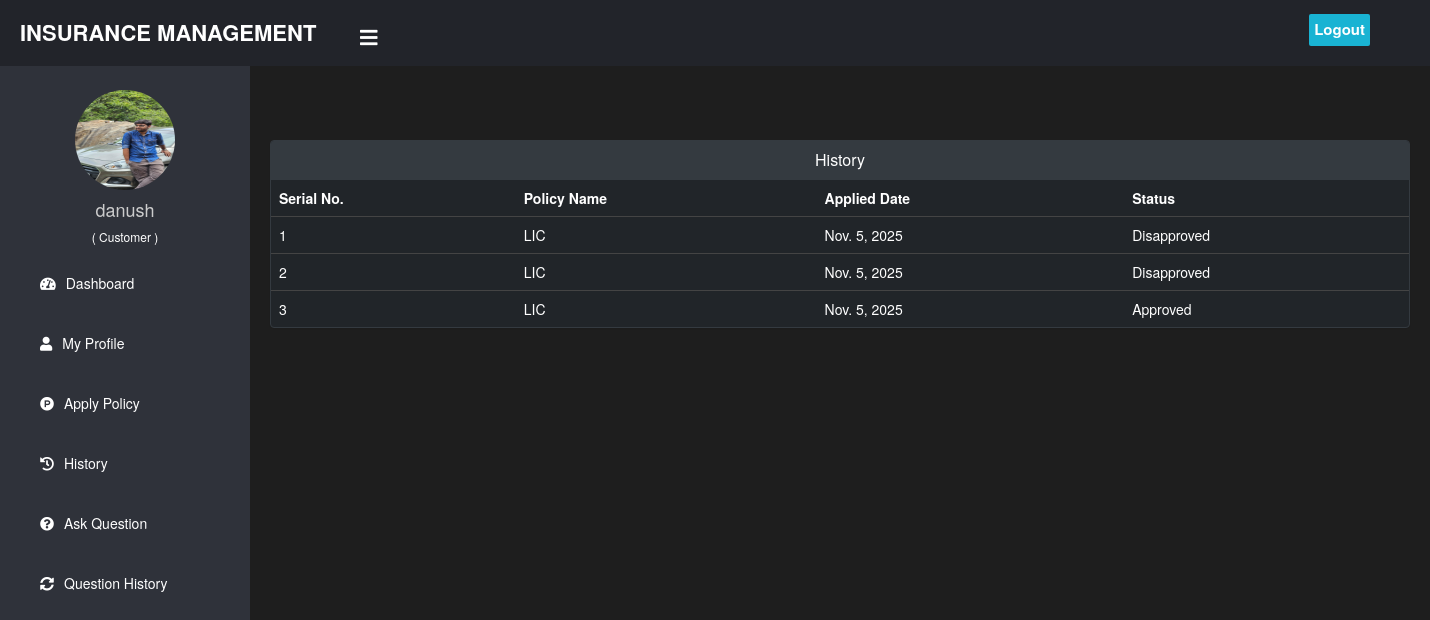
The page /customer/history (signed in) on the database its author committed.
### customer/models.py (models this page shows, shortened)
class Customer(models.Model):
    user=models.OneToOneField(User,on_delete=models.CASCADE)
    profile_pic= models.ImageField(upload_to='profile_pic/Customer/',null=True,blank=True)
    address = models.CharField(max_length=40)
    mobile = models.CharField(max_length=20,null=False)
    status = models.CharField(max_length=20, default='Pending')

### insurance/models.py (models this page shows, shortened)
class PolicyRecord(models.Model):
    customer = models.ForeignKey(Customer, on_delete=models.CASCADE)
    policy = models.ForeignKey(Policy, on_delete=models.CASCADE)
    status = models.CharField(max_length=100, default='Pending')
    creation_date = models.DateField(auto_now=True)
    start_date = models.DateField(null=True, blank=True)
    end_date = models.DateField(null=True, blank=True)

class Policy(models.Model):
    category = models.ForeignKey('Category', on_delete=models.CASCADE)
    policy_name = models.CharField(max_length=200)
    sum_assurance = models.PositiveIntegerField()
    premium = models.PositiveIntegerField()
    tenure = models.PositiveIntegerField()
    creation_date = models.DateField(auto_now=True)
    def __str__(self):
        return self.policy_name

### customer/views.py (the view)
# urls.py: path('history', views.history_view,name='history'),
@login_required(login_url='customerlogin')
@user_passes_test(is_customer)
def history_view(request):
    customer = models.Customer.objects.get(user_id=request.user.id)
    policies = CMODEL.PolicyRecord.objects.all().filter(customer=customer)
    return render(request,'customer/history.html',{'policies':policies,'customer':customer})

### customer/views.py (called while the page is built)
def is_customer(user):
    return user.groups.filter(name='CUSTOMER').exists()

### templates/customer/history.html (shortened to what this page needs)
{% extends 'customer/customerbase.html' %}
{% block content %}
{%load static%}
<head>
  <link href="//netdna.bootstrapcdn.com/bootstrap/3.0.0/css/bootstrap.min.css" rel="stylesheet" id="bootstrap-css">
</head>
<br><br>
<div class="container">
  <div class="panel panel-primary">
    <div class="panel-heading">
      <h6 class="panel-title">History</h6>
    </div>
    <table class="table table-hover" id="dev-table">
      <thead>
        <tr>
        <th>Serial No.</th>
          <th>Policy Name</th>
          <th> Applied Date</th>
          <th> Status</th>
        </tr>
      </thead>
      {% for t in policies %}
      <tr>
        <td> {{ forloop.counter }}</td>
        <td> {{t.policy}}</td>
        <td>{{t.creation_date}}</td>
        <td>{{t.status}}</td>
      </tr>
      {% endfor %}
    </table>
  </div>
</div>
<br><br><br><br><br><br>
{% endblock content %}

### templates/customer/customerbase.html (shortened to what this page needs)
<!DOCTYPE html>
{% load static %}
<html lang="en" dir="ltr">
<head>
  <link rel="stylesheet" href="https://cdnjs.cloudflare.com/ajax/libs/font-awesome/5.12.1/css/all.min.css">
</head>
<body>
  <header style="padding-top: 0px;">
    <label for="check">
      <i style="padding-left: 60px;margin-top: 17px;" class="fas fa-bars" id="sidebar_btn"></i>
    </label>
    <div class="left_area">
      <h3>Insurance Management</h3>
    </div>
    <div class="right_area">
      <a href="/logout" class="logout_btn">Logout</a>
    </div>
  </header>
  <div class="sidebar" style="margin-top:60px;">
    <center>
      {% if customer.profile_pic %}
        <img src="{{ customer.profile_pic.url }}" class="profile_image" alt="">
      {% else %}
        <img src="{% static 'image/admin.png' %}" class="profile_image" alt="">
      {% endif %}
      <h4>{{request.user.first_name}}</h4>
      <h6 style="color: rgb(255, 255, 255);">( Customer )</h6>
    </center>
    <a href="/customer/customer-dashboard"><i class="fas fa-tachometer-alt"></i><span>Dashboard</span></a>
    <a href="{% url 'profile' %}"><i class="fas fa-user"></i><span>My Profile</span></a>
    <a href="/customer/apply-policy"><i class="fab fa-product-hunt"></i><span>Apply Policy</span></a>
    <a href="/customer/history"><i class="fas fa-history"></i><span>History</span></a>
    <a href="/customer/ask-question"><i class="fas fa-question-circle"></i><span>Ask Question</span></a>
    <a href="/customer/question-history"><i class="fas fa-sync-alt"></i><span>Question History</span></a>
  </div>
  <div class="content">
    <br><br><br><br><br>
    {% block content %}
    {% endblock content %}
    <br><br><br>
  </div>
</body>
</html>

### templates/customer/customerbase.html (style rules this page uses)
a:link { text-decoration: none; }
body { margin: 0; padding: 0; font-family: "Gill Sans", sans-serif; background-color: #121212; color: #ffffff; }
header { position: fixed; background: #22242A; padding: 20px; width: 100%; z-index: 1; }
.left_area h3 { color: #fff; margin: 0px; text-transform: uppercase; font-size: 22px; font-weight: 900; }
.logout_btn { padding: 5px; background: #19B3D3; text-decoration: none; float: right; margin-top: -30px; margin-right: 40px; border-radius: 2px; font-size: 15px; font-weight: 600; color: #fff; transition: 0.5s; }
.sidebar { background: #2f323a; margin-top: 70px; padding-top: 30px; position: fixed; left: 0; width: 250px; height: 100%; transition: 0.5s; transition-property: left; }
.sidebar .profile_image { width: 100px; height: 100px; border-radius: 100px; margin-bottom: 10px; }
.sidebar h4 { color: #ccc; margin-top: 0; }
.sidebar a { color: #fff; display: block; width: 100%; line-height: 60px; text-decoration: none; padding-left: 40px; box-sizing: border-box; transition: 0.5s; }
.sidebar i { padding-right: 10px; }
label #sidebar_btn { z-index: 1; color: #fff; position: fixed; cursor: pointer; left: 300px; font-size: 20px; margin: 5px 0; transition: 0.5s; transition-property: color; }
.content { margin-left: 250px; background-color: #1e1e1e; background-position: center; background-size: cover; height: 100vh; transition: 0.5s; color: #ffffff; }

### templates/customer/history.html (style rules this page uses)
a:link { text-decoration: none; }
h6 { text-align: center; }
label #sidebar_btn { z-index: 1; color: #fff; position: fixed; cursor: pointer; left: 300px; padding-left: 60px; margin-top:15px; font-size: 20px; transition: 0.5s; transition-property: color; }
.panel-primary { border-color: #343a40; }
.panel-heading { background-color: #343a40 !important; border-color: #343a40 !important; color: #ffffff !important; }
.panel { background-color: #212529; color: #ffffff; border-color: #343a40; }
.table { color: #ffffff; }
.table>thead>tr>th { border-bottom: 1px solid #444; color: #ffffff; }
.table>tbody>tr>td { border-top: 1px solid #444; color: #ffffff; }

### rows shown on the page
Customer: profile_pic (picture)
PolicyRecord: policy "LIC", creation_date "Nov. 5, 2025", status "Disapproved"
PolicyRecord: policy "LIC", creation_date "Nov. 5, 2025", status "Disapproved"
PolicyRecord: policy "LIC", creation_date "Nov. 5, 2025", status "Approved"

### other values the page prints
{{ request.user.first_name }} "danush"
